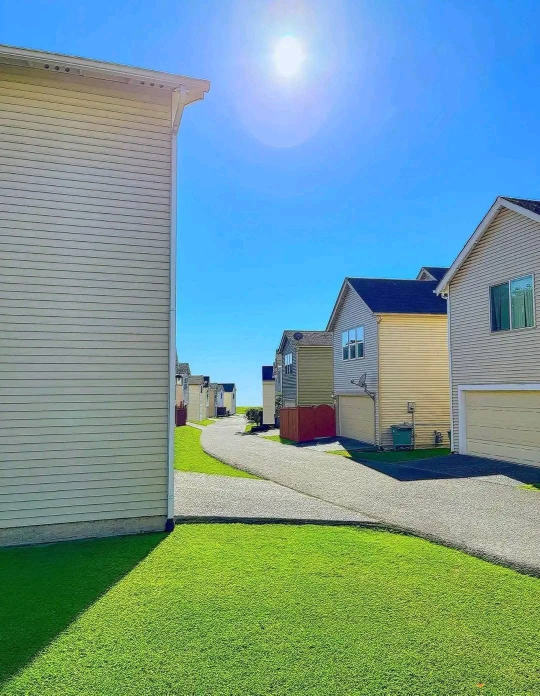
#> input picture image.jpg, 1080 x 1391 px (shown at 1/2 size)
$ python selector.py ../../image.jpg
#> lines starting #> are read from the running program, lines starting #| are printed output that depends on the picture
import cv2
import sys

MAX_WIDTH = 1200
MAX_HEIGHT = 800

def main():
    if len(sys.argv) < 2:
        print("Usage: python selector.py <image_path>")
        sys.exit(1)

    image_path = sys.argv[1]
    original = cv2.imread(image_path)
#> original is the input picture: shape (1391, 1080, 3); mean B, G, R 153.9, 154.2, 116.2

    if original is None:
        print(f"Could not load image: {image_path}")
        sys.exit(1)

    orig_h, orig_w = original.shape[:2]
#> orig_h = 1391; orig_w = 1080

    # scale down if too big
    scale = min(MAX_WIDTH / orig_w, MAX_HEIGHT / orig_h, 1.0)
#> scale = 0.575
    if scale < 1.0:
        new_w, new_h = int(orig_w * scale), int(orig_h * scale)
#> new_w = 621; new_h = 800
        img = cv2.resize(original, (new_w, new_h))
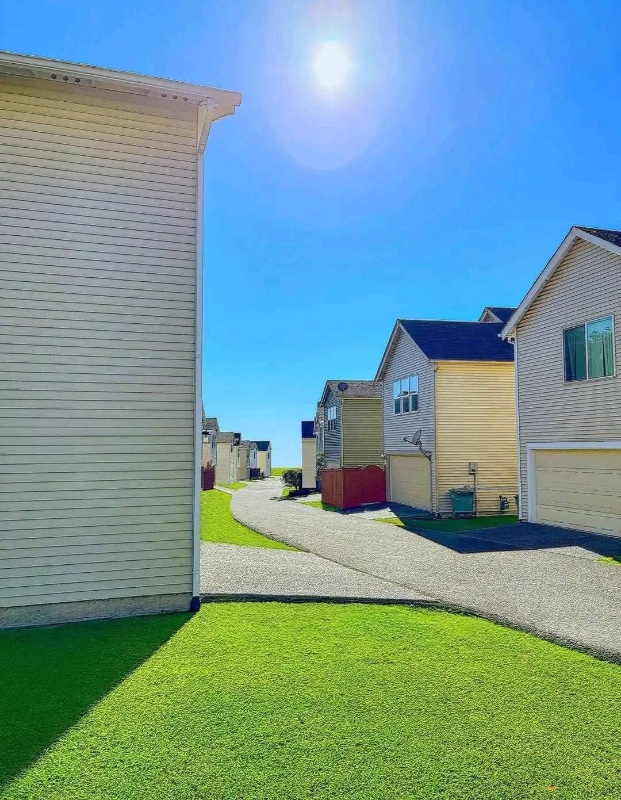
#> img: shape (800, 621, 3); mean B, G, R 153.9, 154.1, 116.2
        print(f"📐 Scaled {orig_w}x{orig_h} → {new_w}x{new_h} (scale: {scale:.2f})")
#| 📐 Scaled 1080x1391 → 621x800 (scale: 0.58)
    else:
        img = original
        scale = 1.0

    points = []

    def to_original(x, y):
        return int(x / scale), int(y / scale)

    def mouse_callback(event, x, y, flags, param):
        if event == cv2.EVENT_LBUTTONDOWN:
            orig_x, orig_y = to_original(x, y)
            points.append((orig_x, orig_y))
            print(f"\n📍 Point {len(points)}: X={orig_x}, Y={orig_y}")
            cv2.circle(param['display'], (x, y), 5, (0, 255, 0), -1)
            cv2.putText(param['display'], f"({orig_x},{orig_y})", (x+10, y),
                       cv2.FONT_HERSHEY_SIMPLEX, 0.5, (0, 255, 0), 1)
            cv2.imshow("Image Selector", param['display'])

    display = img.copy()
    cv2.namedWindow("Image Selector")
    cv2.setMouseCallback("Image Selector", mouse_callback, {'display': display})

    print("\n=== SAM2 Coordinate Selector ===")
    print(f"Original size: {orig_w}x{orig_h}")
#| Original size: 1080x1391
    print("Left-click: Add point prompt")
    print("Press 'b': Draw bounding box")
    print("Press 'r': Reset")
    print("Press 'q': Quit\n")

    while True:
        cv2.imshow("Image Selector", display)
        key = cv2.waitKey(1) & 0xFF
#> (key q is pressed here)

        if key == ord('q'):
            break
        elif key == ord('b'):
            print("\nDraw a box (click and drag), then press ENTER or SPACE")
            roi = cv2.selectROI("Image Selector", img, fromCenter=False, showCrosshair=True)
            if roi != (0, 0, 0, 0):
                x, y, w, h = roi
                # convert to original coords
                x_min, y_min = to_original(x, y)
                x_max, y_max = to_original(x + w, y + h)
                print(f"\n📦 Box Prompts:")
                print(f"   X Min: {x_min}")
                print(f"   Y Min: {y_min}")
                print(f"   X Max: {x_max}")
                print(f"   Y Max: {y_max}")
                # redraw
                display = img.copy()
                cv2.rectangle(display, (x, y), (x + w, y + h), (255, 0, 0), 2)
                for orig_px, orig_py in points:
                    px, py = int(orig_px * scale), int(orig_py * scale)
                    cv2.circle(display, (px, py), 5, (0, 255, 0), -1)
        elif key == ord('r'):
            display = img.copy()
            points.clear()
            print("\n🔄 Reset")

    cv2.destroyAllWindows()

    if points:
        print("\n=== Final Point Prompts ===")
        for i, (x, y) in enumerate(points, 1):
            print(f"Point {i}: X={x}, Y={y}")

if __name__ == "__main__":
    main()
